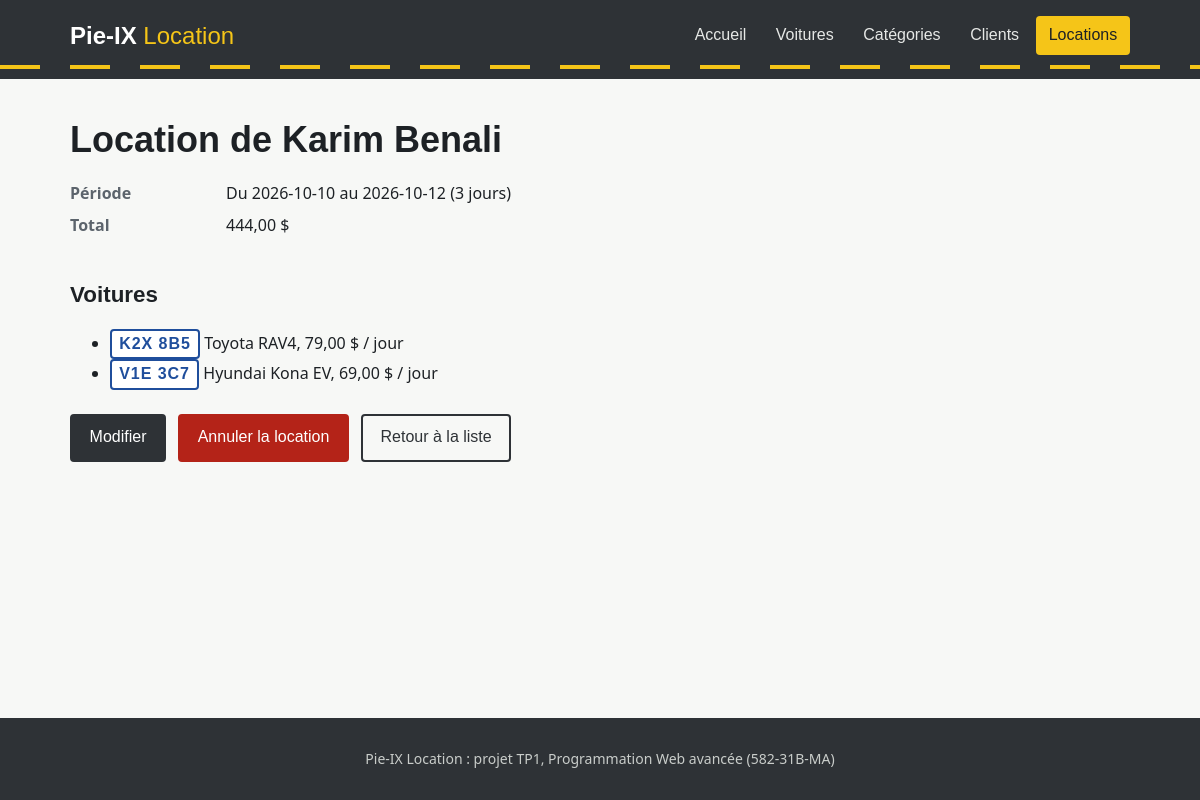
The page /location-show.php?id=2 on the database its author committed.
### tables this page shows
CREATE TABLE client (
    id        INT AUTO_INCREMENT PRIMARY KEY,
    prenom    VARCHAR(50)  NOT NULL,
    nom       VARCHAR(50)  NOT NULL,
    courriel  VARCHAR(100) NOT NULL UNIQUE,
    telephone VARCHAR(20)
);

CREATE TABLE location (
    id         INT AUTO_INCREMENT PRIMARY KEY,
    client_id  INT  NOT NULL,
    date_debut DATE NOT NULL,
    date_fin   DATE NOT NULL,
    CONSTRAINT fk_location_client FOREIGN KEY (client_id)
        REFERENCES client(id) ON UPDATE CASCADE ON DELETE CASCADE
);

CREATE TABLE voiture (
    id           INT AUTO_INCREMENT PRIMARY KEY,
    marque       VARCHAR(50)  NOT NULL,
    modele       VARCHAR(50)  NOT NULL,
    annee        SMALLINT     NOT NULL,
    plaque       VARCHAR(10)  NOT NULL UNIQUE,
    prix_jour    DECIMAL(7,2) NOT NULL,
    categorie_id INT          NOT NULL,
    CONSTRAINT fk_voiture_categorie FOREIGN KEY (categorie_id)
        REFERENCES categorie(id) ON UPDATE CASCADE ON DELETE RESTRICT
);

### Classe/CRUD.php (called while the page is built, shortened)
<?php
class CRUD extends PDO {
    public function selectId(string $table, int|string $value, $field = 'id'):bool|array{
        $sql = "SELECT * FROM $table WHERE $field = :$field";
        $stmt = $this->prepare($sql);
        $stmt->bindValue(":$field", $value);
        $stmt->execute();
        if($stmt->rowCount() == 1){
            return $stmt->fetch();
        }
        return false;
    }
}

### inc/fonctions.php (called while the page is built)
<?php
function e($valeur):string{
    return htmlspecialchars((string) $valeur, ENT_QUOTES, 'UTF-8');
}
function argent($montant):string{
    return number_format((float) $montant, 2, ',', ' ').' $';
}

### Classe/Location.php (called while the page is built, shortened)
<?php
require_once(__DIR__.'/CRUD.php');
class Location extends CRUD {
    public function selectVoitures(int $locationId):array{
        $sql = "SELECT v.* FROM voiture v
                JOIN location_voiture lv ON lv.voiture_id = v.id
                WHERE lv.location_id = :id";
        $stmt = $this->prepare($sql);
        $stmt->bindValue(':id', $locationId);
        $stmt->execute();
        return $stmt->fetchAll();
    }
    public function nbJours(string $debut, string $fin):int{
        return (new DateTime($debut))->diff(new DateTime($fin))->days + 1;
    }
}

### location-show.php (the view, shortened to what this page needs)
<?php
require_once('Classe/Location.php');
require_once('inc/fonctions.php');
$location = new Location;
$l = $location->selectId('location', $_GET['id']);
$client = (new Client)->selectId('client', $l['client_id']);
$voitures = $location->selectVoitures($l['id']);
$jours = $location->nbJours($l['date_debut'], $l['date_fin']);
$total = array_sum(array_column($voitures, 'prix_jour')) * $jours;
require_once('inc/header.php');
?>
<div class="fiche">
    <h1>Location de <?= e($client['prenom'].' '.$client['nom']) ?></h1>
    <dl>
        <dt>Période</dt><dd>Du <?= $l['date_debut'] ?> au <?= $l['date_fin'] ?> (<?= $jours ?> jours)</dd>
        <dt>Total</dt><dd><?= argent($total) ?></dd>
    </dl>
    <h2>Voitures</h2>
    <ul>
    <?php foreach($voitures as $v){ ?>
        <li><span class="plaque"><?= e($v['plaque']) ?></span> <?= e($v['marque'].' '.$v['modele']) ?>, <?= argent($v['prix_jour']) ?> / jour</li>
    <?php } ?>
    </ul>
    <div class="actions">
        <a href="location-edit.php?id=<?= $l['id'] ?>" class="btn">Modifier</a>
        <form action="location-delete.php" method="post" onsubmit="return confirm('Annuler cette location ?')">
            <input type="submit" value="Annuler la location" class="btn btn--danger">
        </form>
        <a href="location-index.php" class="btn btn--sobre">Retour à la liste</a>
    </div>
</div>
<?php require_once('inc/footer.php'); ?>

### css/style.css (style rules this page uses)
:root { --asphalte: #2e3236; --ligne: #f5c518; --papier: #f7f8f6; --encre: #1d2125; --gris: #5c646c; --bordure: #d7dbd8; --plaque: #1f4e9c; --danger: #b42318; --succes: #1e7b4a; --signal: Bahnschrift, "DIN Alternate", "Arial Narrow", sans-serif; --texte: system-ui, -apple-system, "Segoe UI", Roboto, sans-serif; }
* { box-sizing: border-box; }
body { margin: 0; background: var(--papier); color: var(--encre); font: 1rem/1.55 var(--texte); min-height: 100vh; display: flex; flex-direction: column; }
h1, h2, .logo, nav a, .btn, th { font-family: var(--signal); }
h1 { font-size: 2.25rem; line-height: 1.15; margin: 0 0 1.25rem; font-weight: 700; }
h2 { font-size: 1.4rem; margin: 2.5rem 0 1rem; }
a { color: var(--plaque); }
.btn { display: inline-block; background: var(--asphalte); color: #fff; border: 2px solid var(--asphalte); padding: .6rem 1.1rem; border-radius: 4px; font-size: 1rem; text-decoration: none; cursor: pointer; }
.btn--sobre { background: transparent; color: var(--asphalte); }
.actions { display: flex; flex-wrap: wrap; gap: .75rem; margin-top: 1.5rem; }
.plaque { display: inline-block; font-family: var(--signal); font-weight: 700; letter-spacing: .06em; color: var(--plaque); background: #fff; border: 2px solid var(--plaque); border-radius: 4px; padding: .05rem .45rem; white-space: nowrap; }
input, select, textarea { width: 100%; font: inherit; padding: .55rem .7rem; border: 1px solid #b9bfbb; border-radius: 4px; background: #fff; }
.fiche { max-width: 640px; }
.fiche dl { display: grid; grid-template-columns: 140px 1fr; gap: .5rem 1rem; margin: 1.25rem 0; }
.fiche dt { font-weight: 600; color: var(--gris); }
.fiche dd { margin: 0; }
.actions form { display: inline; }
.btn--danger { background: var(--danger); border-color: var(--danger); }
input[type="submit"] { width: auto; }

### rows shown on the page
client: prenom+nom "Karim Benali"
location: date_debut "2026-10-10", date_fin "2026-10-12", jours "3", argent($total) "444,00 $"
voiture: plaque "K2X 8B5", marque+modele "Toyota RAV4", prix_jour "79,00 $"
voiture: plaque "V1E 3C7", marque+modele "Hyundai Kona EV", prix_jour "69,00 $"

### other values the page prints
$lien[1] "Accueil"
$lien[1] "Voitures"
$lien[1] "Catégories"
$lien[1] "Clients"
$lien[1] "Locations"
